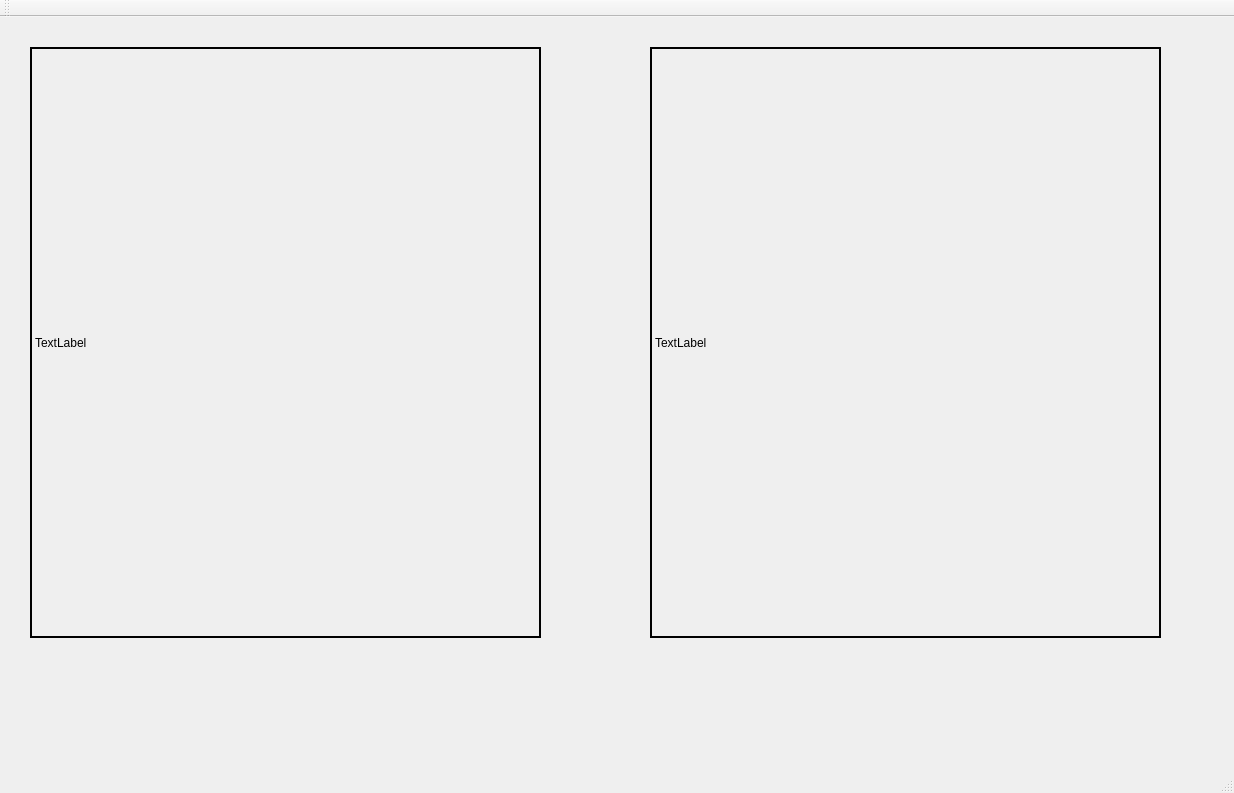
<?xml version="1.0" encoding="UTF-8"?>
<ui version="4.0">
 <class>MainWindow</class>
 <widget class="QMainWindow" name="MainWindow">
  <property name="geometry">
   <rect>
    <x>0</x>
    <y>0</y>
    <width>1234</width>
    <height>793</height>
   </rect>
  </property>
  <property name="windowTitle">
   <string>MainWindow</string>
  </property>
  <widget class="QWidget" name="centralWidget">
   <widget class="QLabel" name="label">
    <property name="geometry">
     <rect>
      <x>30</x>
      <y>30</y>
      <width>511</width>
      <height>591</height>
     </rect>
    </property>
    <property name="styleSheet">
     <string notr="true">border:2px solid black;</string>
    </property>
    <property name="text">
     <string>TextLabel</string>
    </property>
   </widget>
   <widget class="QLabel" name="destLabel">
    <property name="geometry">
     <rect>
      <x>650</x>
      <y>30</y>
      <width>511</width>
      <height>591</height>
     </rect>
    </property>
    <property name="styleSheet">
     <string notr="true">border:2px solid black;</string>
    </property>
    <property name="text">
     <string>TextLabel</string>
    </property>
   </widget>
   <widget class="QLabel" name="informLabel">
    <property name="geometry">
     <rect>
      <x>840</x>
      <y>682</y>
      <width>261</width>
      <height>20</height>
     </rect>
    </property>
    <property name="text">
     <string/>
    </property>
   </widget>
  </widget>
  <widget class="QToolBar" name="mainToolBar">
   <attribute name="toolBarArea">
    <enum>TopToolBarArea</enum>
   </attribute>
   <attribute name="toolBarBreak">
    <bool>false</bool>
   </attribute>
  </widget>
  <widget class="QStatusBar" name="statusBar"/>
  <widget class="QMenuBar" name="menuBar">
   <property name="geometry">
    <rect>
     <x>0</x>
     <y>0</y>
     <width>1234</width>
     <height>23</height>
    </rect>
   </property>
  </widget>
 </widget>
 <layoutdefault spacing="6" margin="11"/>
 <resources/>
 <connections/>
</ui>
